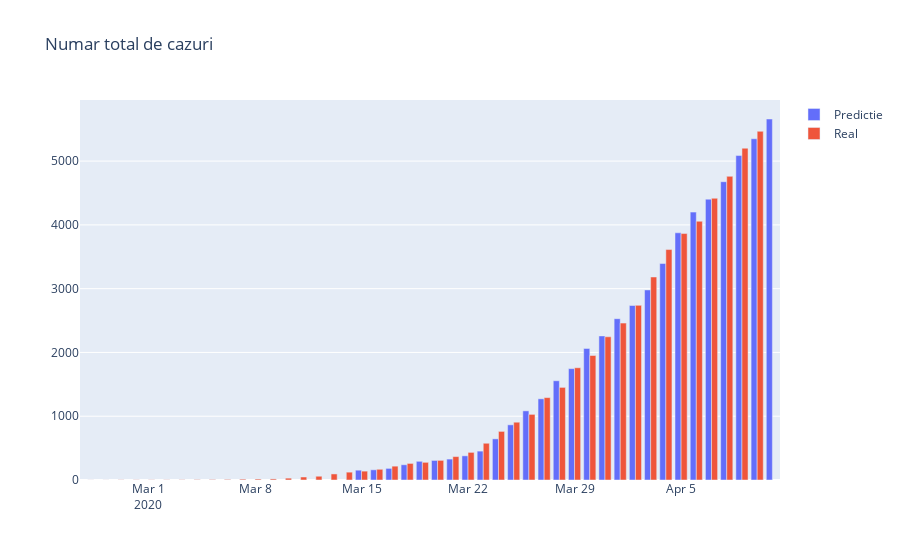

Write notebook code for a chart like this one.
### Code cell
#Total cazuri
total = pacienti.merge(predictii, left_on='data', right_on='data', how='outer')
x = total['data']
y1 = total['cumulat']
y2 = total['t1']

fig = go.Figure(data=[
    go.Bar(name='Predictie', x=x, y=y2),
    go.Bar(name='Real', x=x, y=y1)
])

fig.update_layout(title="Numar total de cazuri")

fig.show()
#py.iplot(fig, filename="total_cazuri")
pio.write_html(fig, file='infectii_totale.html', auto_open=True)
